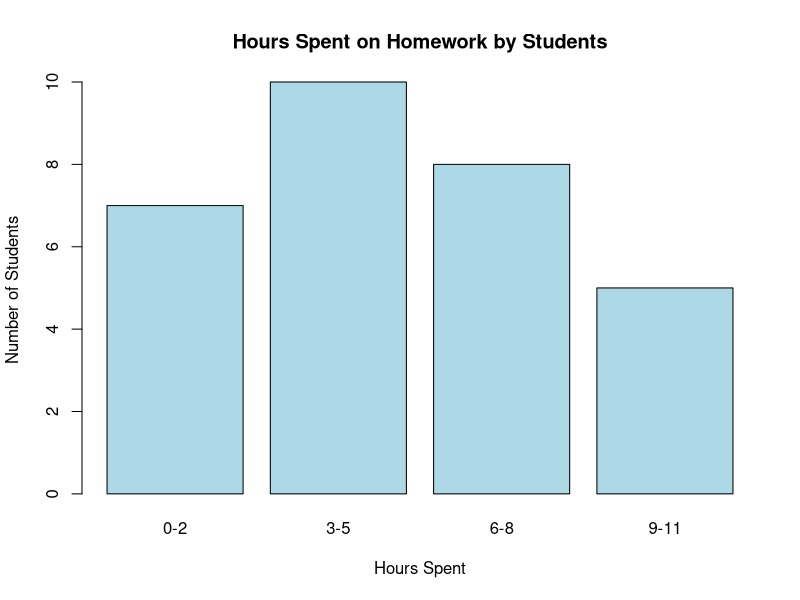

This figure's R source:
# ---- histogram ---- 

# Define the data
hours_intervals <- c("0-2", "3-5", "6-8", "9-11")
frequencies <- c(7, 10, 8, 5)

# Convert the intervals to numeric midpoints for plotting purposes
midpoints <- c(1, 4, 7, 10)

# Create the bar plot to approximate the histogram
barplot(
  height = frequencies,          # Corrected "height" parameter
  names.arg = hours_intervals,
  col = "lightblue",
  main = "Hours Spent on Homework by Students",
  xlab = "Hours Spent",
  ylab = "Number of Students",
  space = 0.2
)
